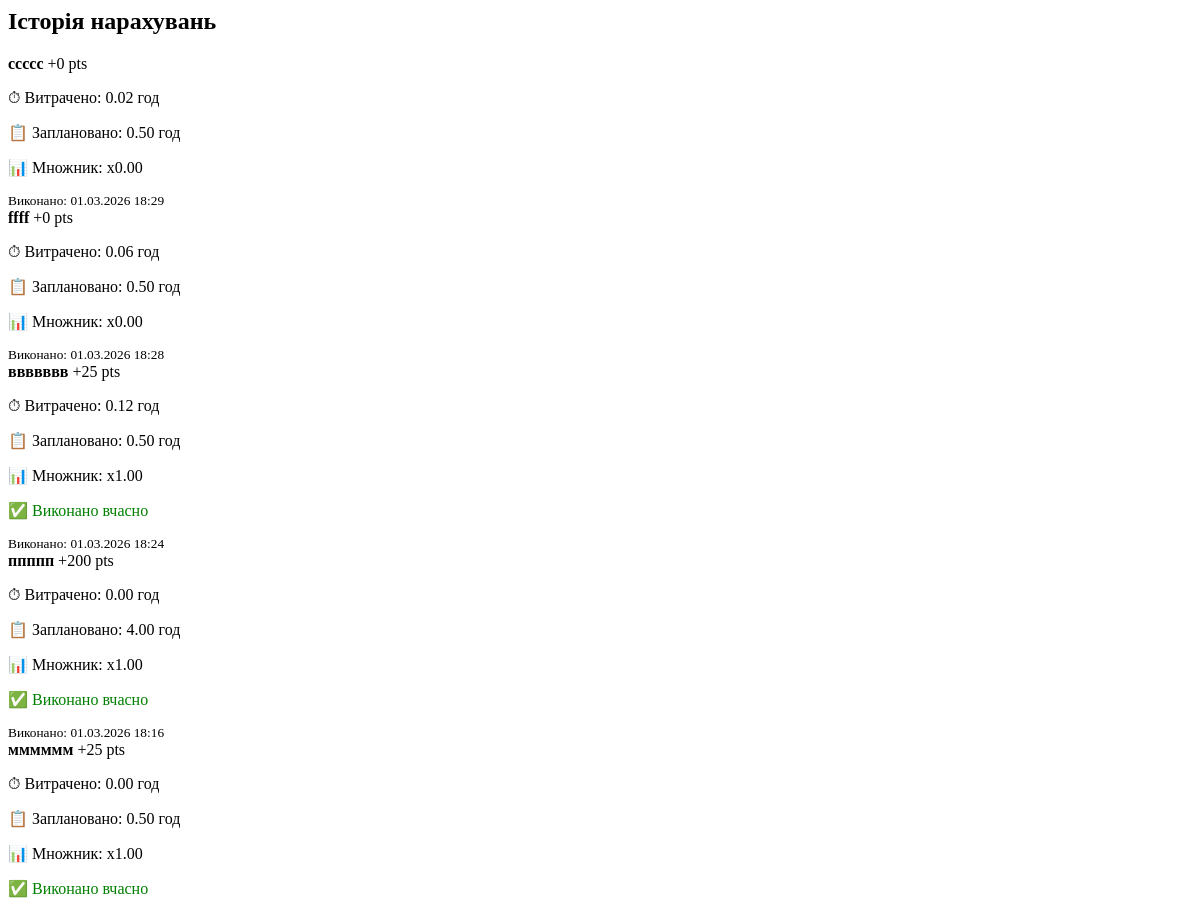
Page /rating/history/ (signed in, upper part) on the earlier database version.
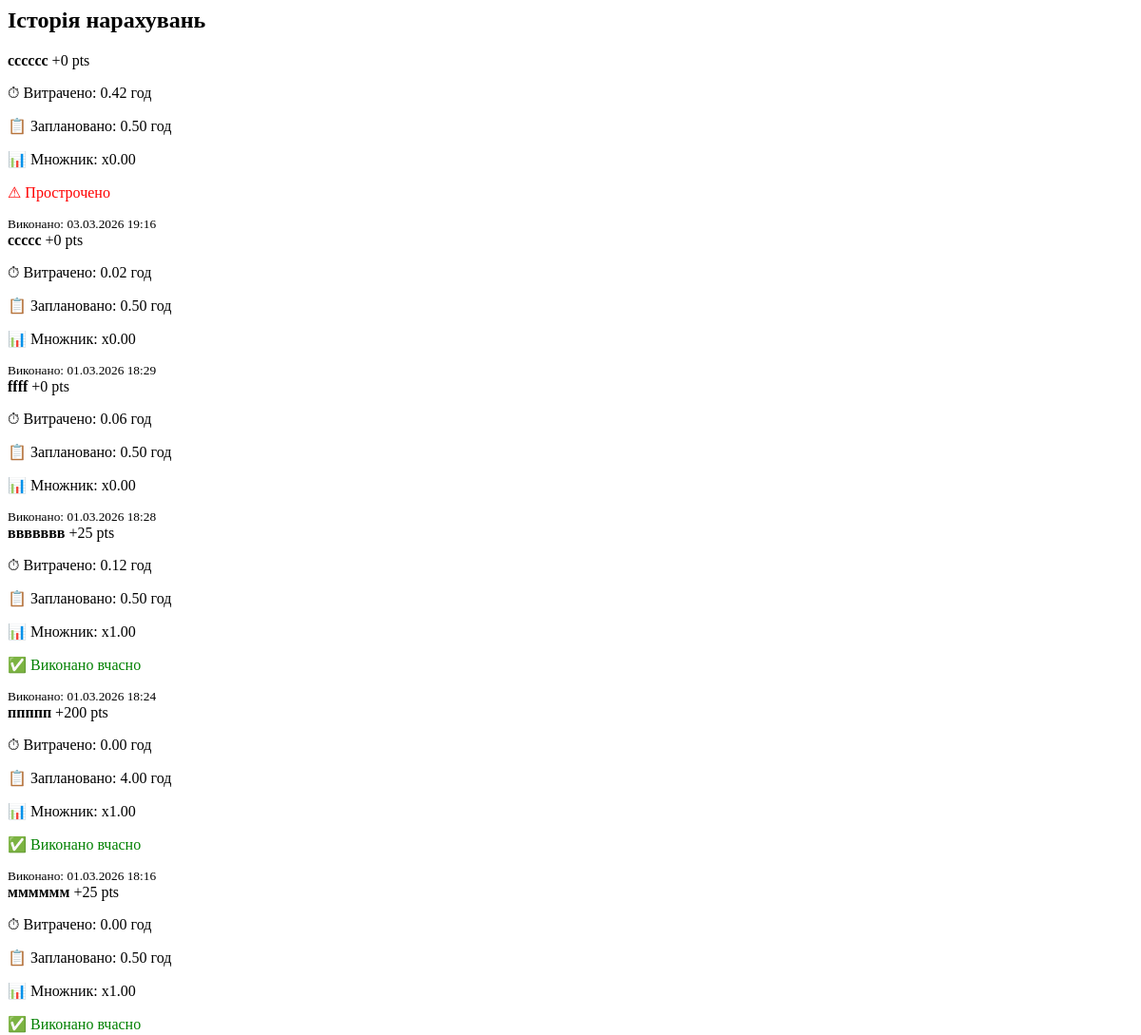
Same page on the later database version.
### rating/models.py (models this page shows, shortened)
class RatingHistory(models.Model):
    user = models.ForeignKey(User, on_delete=models.CASCADE)
    task = models.ForeignKey("tasks.Task", on_delete=models.CASCADE)
    earned_points = models.FloatField(default=0)
    multiplier = models.FloatField(default=1)
    time_spent_hours = models.FloatField(default=0)
    estimated_hours = models.FloatField(default=0)
    created_at = models.DateTimeField(auto_now_add=True)
    class Meta:
        unique_together = ("user", "task")

### tasks/models.py (models this page shows, shortened)
class Task(models.Model):
    user = models.ForeignKey(User, on_delete=models.CASCADE)
    title = models.CharField(max_length=255)
    category = models.ForeignKey(Category, null=True, blank=True, on_delete=models.SET_NULL)
    planned_date = models.DateField(
        default=timezone.localdate,
        null=True,
        blank=True
    )
    is_for_today = models.BooleanField(default=False)
    deadline_time = models.TimeField(default="23:59") # Непотрібен
    estimated_hours = models.FloatField(default=1)
    is_completed = models.BooleanField(default=False)
    order = models.IntegerField(default=0)
    created_at = models.DateTimeField(auto_now_add=True)
    completed_at = models.DateTimeField(null=True, blank=True)

### rating/views.py (the view)
# urls.py: path("history/", views.rating_history, name="history"),
@login_required
def rating_history(request):
    history = RatingHistory.objects.filter(
        user=request.user
    ).select_related("task").order_by("-created_at")
    return render(request, "rating/history.html", {
        "history": history
    })

### rating/templates/rating/history.html (shortened to what this page needs)
<h2>Історія нарахувань</h2>
{% for record in history %}
<div class="rating-history-card">
    <div class="history-header">
        <strong>{{ record.task.title }}</strong>
        <span class="points">
            +{{ record.earned_points|floatformat:0 }} pts
        </span>
    </div>
    <div class="history-details">
        <p>
            ⏱ Витрачено:
            {{ record.time_spent_hours|floatformat:2 }} год
        </p>
        <p>
            📋 Заплановано:
            {{ record.estimated_hours|floatformat:2 }} год
        </p>
        <p>
            📊 Множник:
            x{{ record.multiplier|floatformat:2 }}
        </p>
        {% if record.task.completed_at and record.task.planned_date %}
            {% if record.task.completed_at.date > record.task.planned_date %}
                <p style="color: red;">⚠ Прострочено</p>
            {% else %}
                <p style="color: green;">✅ Виконано вчасно</p>
            {% endif %}
        {% endif %}
        <small>
            Виконано: {{ record.task.completed_at|date:"d.m.Y H:i" }}
        </small>
    </div>
</div>
{% empty %}
<p>Наразі історії немає.</p>
{% endfor %}

Differences in the rows shown:
added RatingHistory: task "сссссс", earned_points "0", time_spent_hours "0.42", estimated_hours "0.50", multiplier "0.00", shows "⚠ Прострочено", task.completed_at "03.03.2026 19:16"
